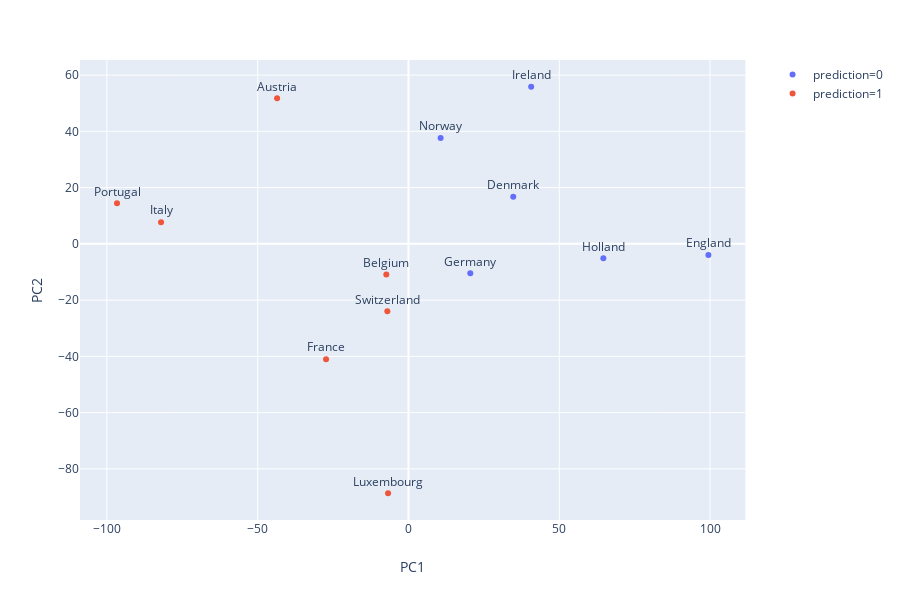

Write notebook code for a chart like this one.
### Code cell
p2.show()

### Figure 1 — Plotly figure (JSON) as saved in the notebook; plotly's stock layout.template omitted (floating-point values rounded to 4 significant figures)
{"data": [{"hoverlabel": {"namelength": 0}, "hovertemplate": "prediction=0<br>PC1=%{x}<br>PC2=%{y}<br>Country=%{text}", "legendgroup": "prediction=0", "marker": {"color": "#636efa", "symbol": "circle"}, "mode": "markers+text", "name": "prediction=0", "showlegend": true, "text": ["Germany", "Holland", "England", "Denmark", "Norway", "Ireland"], "textposition": "top center", "type": "scatter", "x": [20.5, 64.62, 99.46, 34.75, 10.66, 40.69], "xaxis": "x", "y": [-10.45, -5.156, -3.998, 16.76, 37.67, 55.85], "yaxis": "y"}, {"hoverlabel": {"namelength": 0}, "hovertemplate": "prediction=1<br>PC1=%{x}<br>PC2=%{y}<br>Country=%{text}", "legendgroup": "prediction=1", "marker": {"color": "#EF553B", "symbol": "circle"}, "mode": "markers+text", "name": "prediction=1", "showlegend": true, "text": ["Italy", "France", "Belgium", "Luxembourg", "Portugal", "Austria", "Switzerland"], "textposition": "top center", "type": "scatter", "x": [-82.05, -27.32, -7.343, -6.766, -96.64, -43.56, -7.008], "xaxis": "x", "y": [7.693, -41.01, -10.89, -88.67, 14.42, 51.76, -23.97], "yaxis": "y"}], "layout": {"height": 600, "legend": {"tracegroupgap": 0}, "margin": {"t": 60}, "xaxis": {"anchor": "y", "domain": [0, 0.98], "title": {"text": "PC1"}}, "yaxis": {"anchor": "x", "domain": [0, 1], "title": {"text": "PC2"}}}}
